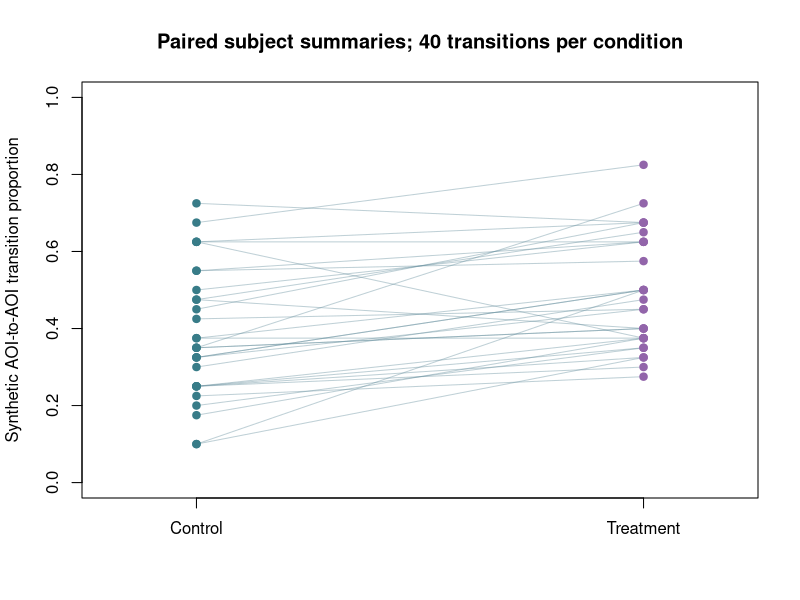
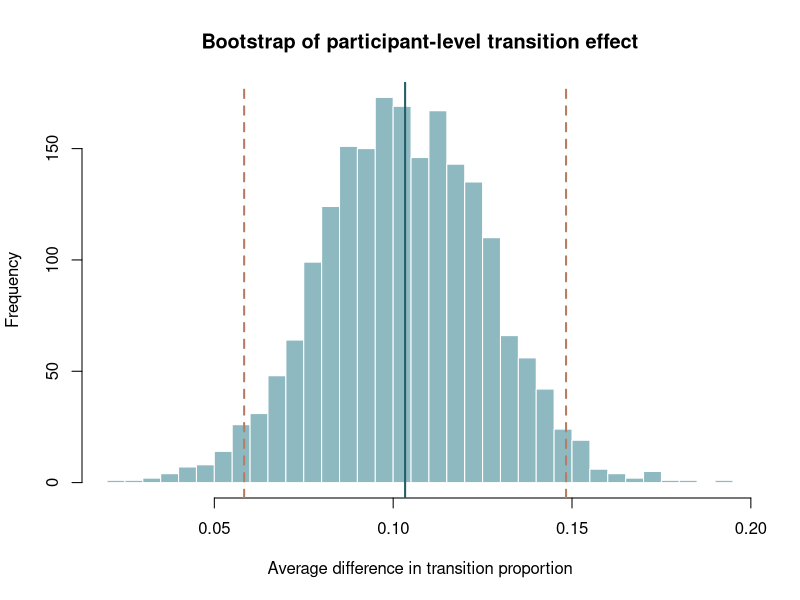

Recreate these plots in R, in order.
## ---- chunk 1
set.seed(20261009)
n <- 30L
latent <- stats::rbeta(n, 8, 12)
control <- stats::rbinom(n, size = 40, prob = latent) / 40
treatment <- stats::rbinom(
  n, size = 40, prob = pmin(latent + .10, .95)
) / 40
graphics::plot(
  NA, xlim = c(.8, 2.2), ylim = c(0, 1), xaxt = "n",
  xlab = "", ylab = "Synthetic AOI-to-AOI transition proportion",
  main = "Paired subject summaries; 40 transitions per condition"
)
graphics::axis(1, at = 1:2, labels = c("Control", "Treatment"))
graphics::segments(
  1, control, 2, treatment,
  col = grDevices::adjustcolor("#608B9A", alpha.f = .4)
)
graphics::points(rep(1, n), control, pch = 19, col = "#387C88")
graphics::points(rep(2, n), treatment, pch = 19, col = "#9265AA")
## ---- chunk 2
effect <- treatment - control
draws <- replicate(
  2000L, mean(sample(effect, size = length(effect), replace = TRUE))
)
interval <- stats::quantile(draws, c(.025, .975))
graphics::hist(
  draws, breaks = 25, col = "#8EB9C1", border = "white",
  main = "Bootstrap of participant-level transition effect",
  xlab = "Average difference in transition proportion"
)
graphics::abline(v = 0, lty = 3)
graphics::abline(v = mean(effect), col = "#245E69", lwd = 2)
graphics::abline(v = interval, col = "#B57D61", lty = 2, lwd = 2)
